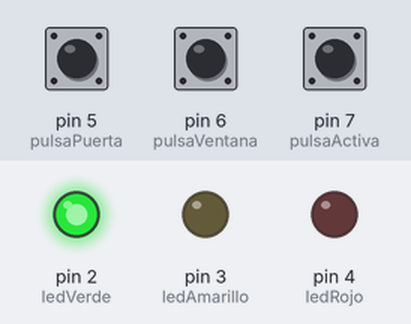
Bench run of a sketch on a simulated Arduino Uno, built with avr-gcc and run on an emulated ATmega328P. Parts: output pins drawn as LEDs (lit = HIGH). Dashed ring = blinking. The inputs (shaded band) are chosen by the test bench; at power-on: pin 7 (pulsaActiva) HIGH, pin 5 (pulsaPuerta) HIGH, pin 6 (pulsaVentana) HIGH.

Above: at 1.2 s.
1.3 s: pin 7 (pulsaActiva) pulled LOW for 1 s
At 3.2 s:
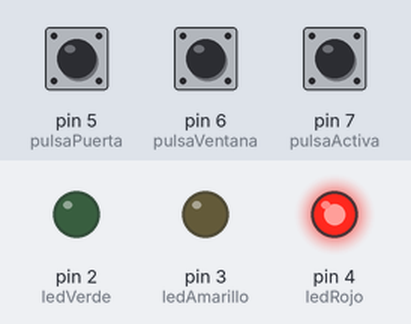
3.8 s: pin 5 (pulsaPuerta) pulled LOW for 0.15 s
At 4.4 s:
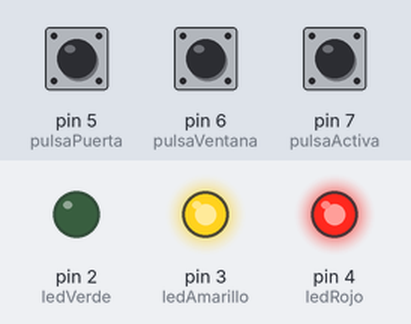
5.4 s: pin 7 (pulsaActiva) pulled LOW for 0.15 s
At 6.8 s:
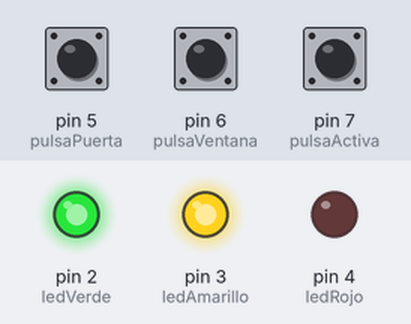
7.1 s: pin 7 (pulsaActiva) pulled LOW for 3.2 s
At 7.4 s:
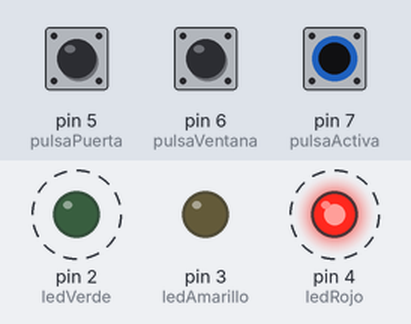
Timing chart, 0 to 11.8 s (numbered marks = the images above; inputs shaded):
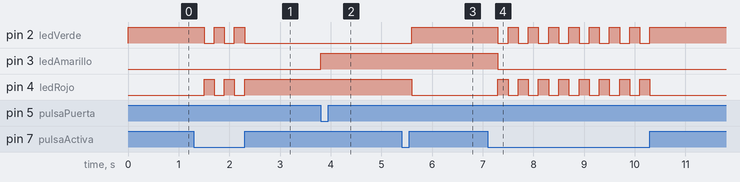

The sketch:

Version_1.ino
```cpp
#define pulsaPuerta 5
#define pulsaVentana 6
#define pulsaActiva 7

#define ledVerde 2
#define ledAmarillo 3
#define ledRojo 4

#define desactivado 0
#define activada 1
#define disparo 2

int estado = 0;

void setup() {
  pinMode(pulsaPuerta, INPUT_PULLUP);
  pinMode(pulsaVentana, INPUT_PULLUP);
  pinMode(pulsaActiva, INPUT_PULLUP);
  pinMode(ledVerde, OUTPUT);
  pinMode(ledAmarillo, OUTPUT);
  pinMode(ledRojo, OUTPUT);
}

void loop() {
  if (digitalRead(pulsaActiva) == LOW) {
    if (estado == desactivado) {
      estado = activada;
    }
    else {
      estado = desactivado;
    }
    delay(200);
  }

  if (estado == activada && digitalRead(pulsaVentana) == LOW) {
    estado = disparo;
  }
  if (estado == activada && digitalRead(pulsaPuerta) == LOW) {
    estado = disparo;
  }

  switch (estado) {
    case activada:
      digitalWrite(ledRojo, HIGH);
      digitalWrite(ledVerde, LOW);
      digitalWrite(ledAmarillo, LOW);
      break;
    case desactivado:
      digitalWrite(ledRojo, LOW);
      digitalWrite(ledVerde, HIGH);

      break;
    case disparo:
      digitalWrite(ledAmarillo, HIGH);
      break;
  }
}
```

Measured:
- after the input at 1.3 s, pin 2 (ledVerde): alternates HIGH for 0.20 s and LOW for 0.20 s, 5 changes in all, then stays LOW, starting after 0.20 s; pin 4 (ledRojo): alternates HIGH for 0.20 s and LOW for 0.20 s, 5 changes in all, then stays HIGH, starting after 0.20 s
- after the input at 3.8 s, pin 3 (ledAmarillo): LOW → HIGH at once
- after the input at 5.4 s, pin 2 (ledVerde): LOW → HIGH after 0.20 s; pin 4 (ledRojo): HIGH → LOW after 0.20 s
- after the input at 7.1 s, pin 2 (ledVerde): alternates HIGH for 0.20 s and LOW for 0.20 s, 16 changes in all, then stays HIGH, starting after 0.20 s; pin 3 (ledAmarillo): HIGH → LOW after 0.20 s; pin 4 (ledRojo): alternates HIGH for 0.20 s and LOW for 0.20 s, 16 changes in all, then stays LOW, starting after 0.20 s
